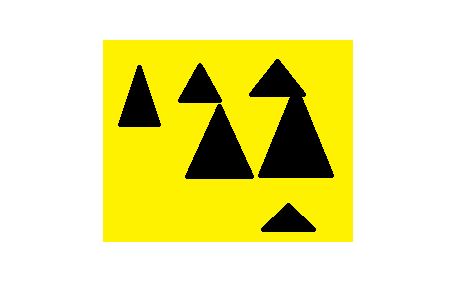
#> input picture database/obj_1.png, 464 x 296 px; its folder holds only this picture in this run
$ python tester.py
#> lines starting #> are read from the running program, lines starting #| are printed output that depends on the picture
### randomimage.py
import os
import random

from PIL import Image


def _get_random_image(debug, folder):
    imgs = os.listdir(folder)
    random_image_index = random.randrange(0, len(imgs))
    chosen = Image.open(os.path.join(folder, imgs[random_image_index]))
    chosen = chosen.convert("RGBA")
    if debug:
        chosen.show()
    return chosen, imgs[random_image_index]


def _get_random_angle():
    return random.randrange(-180, 180)


def _rotate_image(image, angle):
    rotated = image.rotate(angle, expand=True)
    mask = Image.new("RGBA", rotated.size, (255,) * 4)
    rotated = Image.composite(rotated, mask, rotated)
    return rotated


def _get_random_coords(imsize, basesize):
    x, y = imsize
    bw, bh = basesize
    rndx = random.randrange(0, bw - x)
    rndy = random.randrange(0, bh - y)
    cx = round(x / 2) + rndx
    cy = round(y / 2) + rndy
    return (rndx, rndy), (cx, cy)


def random_image(debug, folder, basesize):
    baseimage = Image.new('RGBA', basesize, (255, 0, 255))

    chosen, filename = _get_random_image(debug, folder)
    angle = _get_random_angle()

    rotated = _rotate_image(chosen, angle)

    topleft, center = _get_random_coords(rotated.size, baseimage.size)
    baseimage.paste(rotated, topleft)
    if debug:
        baseimage.show()
    return baseimage, filename, center, angle

### opencvtest.py
import cv2
import numpy as np

minHessian = 400

minmatches = 10


def try_image(debug, template, source):
    # Detect features for template and sour
    detector: cv2.SIFT = cv2.SIFT_create()
    kp1, dsc1 = detector.detectAndCompute(template, None)
    kp2, dsc2 = detector.detectAndCompute(source, None)

    # Match both sets of features
    matcher: cv2.FlannBasedMatcher = cv2.FlannBasedMatcher_create()
    knn_matches = matcher.knnMatch(dsc1, dsc2, 2)

    # Filter only matches > 50%
    ratio_tresh = 0.5
    good_matches = []
    for m, n in knn_matches:
        if m.distance < ratio_tresh * n.distance:
            good_matches.append(m)

    if debug:
        matches = cv2.drawMatches(template, kp1, source, kp2, good_matches, None,
                                  flags=cv2.DRAW_MATCHES_FLAGS_DRAW_RICH_KEYPOINTS)
        cv2.imshow("Matches", matches)
        cv2.waitKey()

    # If not enough matches, this is not the right image
    if len(good_matches) < minmatches:
        return None, None

    # Reshape the arrays containing the matches
    src = np.float32([kp1[m.queryIdx].pt for m in good_matches]).reshape(-1, 1, 2)
    dest = np.float32([kp2[m.trainIdx].pt for m in good_matches]).reshape(-1, 1, 2)

    # Estimates the transformation matrix to get to source from template
    Matrix, mask = cv2.estimateAffine2D(src, dest)

    # Extract rotation from matrix
    angle = round(-np.degrees(np.arctan2(-Matrix[0, 1], Matrix[0, 0])))

    # Apply matrix to template center to get center in source
    h, w, ch = template.shape
    normal_center = np.array([w / 2, h / 2])
    points = np.array([normal_center])
    ones = np.ones(shape=(len(points), 1))
    points_ones = np.hstack([points, ones])

    transformed = Matrix.dot(points_ones.T).T

    final_center = (round(transformed[0][0]), round(transformed[0][1]))

    return angle, final_center


# [5 lines left out: function rotate_image, not called in this run]


def try_all(debug, folder: str, file_names: [str], base_image: np.array):
    angle, filename, translation = None, None, None
    for i in file_names:
        loaded = cv2.imread(folder + "/" + i)
        angle, translation = try_image(debug, loaded, base_image)
        if angle is None:
            continue
        else:
            filename = i
            break
    return filename, translation, angle

### tester.py
import math
import os
import timeit

import cv2
import numpy as np

import opencvtest
import randomimage

dbfolder = "database"

imsize = (800, 600)

images = os.listdir(dbfolder)

debug = False


def get_image(enable_debug):
    img, filename, p, a = randomimage.random_image(enable_debug, dbfolder, imsize)
    return cv2.cvtColor(np.array(img), cv2.COLOR_RGBA2BGRA), filename, p, a


def absdist(pos1, pos2):
    return math.sqrt((pos1[0] - pos2[0]) ** 2 + (pos1[1] - pos2[1]) ** 2)


class TestRun:
    image: np.array = None
    filename: str = None
    angle: float = None
    pos: (float, float) = None
    estim_filename: str = None
    estim_angle: float = None
    estim_pos: (float, float) = None

    def __init__(self):
        self.image, self.filename, self.pos, self.angle = get_image(debug)
#> in _get_random_image, chosen is the input picture: PIL image 464x296 RGB; mean R, G, B 234.4, 230.7, 161.2
#> in random_image, `chosen, filename = _get_random_image(debug, folder)`: filename = 'obj_1.png'
#> in get_image, `img, filename, p, a = randomimage.random_image(enable_debug, dbfolder,..`: p = (285, 288); a = 35

    def run_estim(self):
        self.estim_filename, self.estim_pos, self.estim_angle = opencvtest.try_all(debug, dbfolder, images, self.image)

    def check_estim(self):
        return self.filename == self.estim_filename, absdist(self.pos, self.estim_pos), math.fabs(
            self.angle - self.estim_angle)

    def __str__(self):
        return f"pos : {self.pos}, angle: {self.angle}, filename: {self.filename}, estim_pos: {self.estim_pos}, estim_filename: {self.estim_filename}, estim_angle: {self.estim_angle}"


test_array = []


def single_run():
    run = TestRun()
#> in __init__, `self.image, self.filename, self.pos, self.angle = get_image(debug)`: self.filename = 'obj_1.png'; self.pos = (285, 288); self.angle = 35
    run.run_estim()
#> in try_image, `kp1, dsc1 = detector.detectAndCompute(template, None)`: kp1 = 74 keypoints; strongest (x, y, size): (288, 221, 20.9), (139, 109, 26.1), (199, 88, 21.3), (218, 156, 33.6)
#> in try_image, `kp2, dsc2 = detector.detectAndCompute(source, None)`: kp2 = 101 keypoints; strongest (x, y, size): (373, 315, 20.9), (187, 310, 26), (224, 257, 21.4), (278, 303, 33.6)
#> in try_image, `knn_matches = matcher.knnMatch(dsc1, dsc2, 2)`: knn_matches = 74 matches
#> in try_image, `knn_matches = matcher.knnMatch(dsc1, dsc2, 2)`:
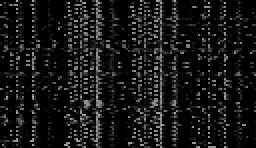
#> dsc1: shape (74, 128) float32 (shown 2 times larger); min 0, max 172, mean 21.7
#> the loop in try_image, `for m, n in knn_matches:` made 74 passes
#> after the loop in try_image, `for m, n in knn_matches:`: good_matches = 31 matches
#> in try_image, `src = np.float32([kp1[m.queryIdx].pt for m in good_matches]).reshape(-..`: src = 31 rows, first 8: [105.3, 42.31], [105.3, 42.31], [110.9, 48.08], [110.9, 48.08], [138.8, 109.4], [164.7, 92.9], [183.5, 126.9], [199.3, 87.63]
#> in try_image, `dest = np.float32([kp2[m.trainIdx].pt for m in good_matches]).reshape(..`: dest = 31 rows, first 8: [121.4, 274.1], [121.4, 274.1], [128.5, 275.4], [128.5, 275.4], [186.8, 310], [197.6, 280.1], [232.5, 298.2], [224.1, 257.3]
#> in try_image, `Matrix, mask = cv2.estimateAffine2D(src, dest)`: Matrix = [[0.821, 0.569, 10.19], [-0.575, 0.821, 299.7]]; mask = 31 values, max 1 at index 0, min 0 at index 23, mean 0.903
#> in try_image, `angle = round(-np.degrees(np.arctan2(-Matrix[0, 1], Matrix[0, 0])))`: angle = 35
#> in try_image, `transformed = Matrix.dot(points_ones.T).T`: transformed = [[285, 287.7]]
#> in try_image, `final_center = (round(transformed[0][0]), round(transformed[0][1]))`: final_center = (285, 288)
#> in try_all, `angle, translation = try_image(debug, loaded, base_image)`: angle = 35; translation = (285, 288)
#> in run_estim, `self.estim_filename, self.estim_pos, self.estim_angle = opencvtest.try..`: self.estim_filename = 'obj_1.png'; self.estim_pos = (285, 288); self.estim_angle = 35
    if len(test_array) % 10 == 0:
        print(len(test_array))
    test_array.append(run)


def all_runs():
    num = 50 if not debug else 1
    print(f"Starting {num} tests")
    time = timeit.timeit(single_run, number=num)
#> in __init__ (call 2), `self.image, self.filename, self.pos, self.angle = get_image(debug)`:
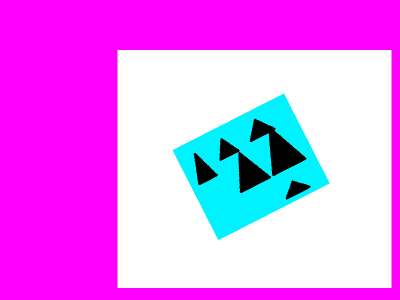
#> self.image: shape (600, 800, 4) (shown at 1/2 size); mean R, G, B, A 228.2, 131.6, 249.1, 255
#> in __init__ (call 2), `self.image, self.filename, self.pos, self.angle = get_image(debug)`: self.pos = (509, 338); self.angle = 27
#> in try_image (call 2), `kp2, dsc2 = detector.detectAndCompute(source, None)`: kp2 = 104 keypoints; strongest (x, y, size): (593, 377, 20.9), (453, 299, 21.3), (570, 310, 38.5), (518, 258, 23)
#> the loop in try_image (call 2), `for m, n in knn_matches:` made 74 passes
#> after the loop in try_image (call 2), `for m, n in knn_matches:`: good_matches = 27 matches
#> in try_image (call 2), `src = np.float32([kp1[m.queryIdx].pt for m in good_matches]).reshape(-..`: src = 27 rows, first 8: [110.9, 48.08], [110.9, 48.08], [164.7, 92.9], [183.5, 126.9], [199.3, 87.63], [204.6, 111.2], [204.6, 111.2], [250.7, 176]
#> in try_image (call 2), `dest = np.float32([kp2[m.trainIdx].pt for m in good_matches]).reshape(..`: dest = 27 rows, first 8: [356.2, 303.9], [356.2, 303.9], [423.5, 318.4], [455.8, 341.2], [452.8, 298.9], [467.9, 317.5], [467.9, 317.5], [538.8, 354.3]
#> in try_image (call 3), `kp2, dsc2 = detector.detectAndCompute(source, None)`: kp2 = 116 keypoints; strongest (x, y, size): (508, 292, 21), (342, 378, 26), (350, 314, 21.4), (419, 328, 33.7)
#> in try_image (call 3), `src = np.float32([kp1[m.queryIdx].pt for m in good_matches]).reshape(-..`: src = 27 rows, first 8: [110.9, 48.08], [110.9, 48.08], [138.8, 109.4], [164.7, 92.9], [199.3, 87.63], [199.8, 70.98], [199.8, 70.98], [204.6, 111.2]
#> in try_image (call 3), `dest = np.float32([kp2[m.trainIdx].pt for m in good_matches]).reshape(..`: dest = 27 rows, first 8: [274.8, 375.7], [274.8, 375.7], [342.4, 377.7], [338.8, 346.9], [350, 313.8], [334.9, 306.1], [334.9, 306.1], [372.9, 318.2]
#> in __init__ (call 4), `self.image, self.filename, self.pos, self.angle = get_image(debug)`:
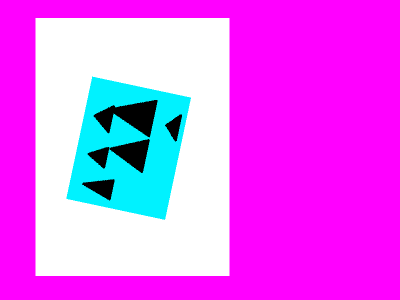
#> self.image: shape (600, 800, 4) (shown at 1/2 size); mean R, G, B, A 228.2, 99.4, 249.1, 255
#> in __init__ (call 4), `self.image, self.filename, self.pos, self.angle = get_image(debug)`: self.pos = (265, 294); self.angle = 78
#> in try_image (call 4), `kp2, dsc2 = detector.detectAndCompute(source, None)`: kp2 = 92 keypoints; strongest (x, y, size): (348, 254, 20.9), (208, 377, 26.1), (199, 313, 21.3), (270, 309, 33.7)
#> after the loop in try_image (call 4), `for m, n in knn_matches:`: good_matches = 42 matches
#> in try_image (call 4), `src = np.float32([kp1[m.queryIdx].pt for m in good_matches]).reshape(-..`: src = 42 rows, first 8: [105.3, 42.31], [105.3, 42.31], [110.9, 48.08], [110.9, 48.08], [138.8, 109.4], [164.7, 92.9], [184.8, 97.56], [184.8, 97.56]
#> in try_image (call 4), `dest = np.float32([kp2[m.trainIdx].pt for m in good_matches]).reshape(..`: dest = 42 rows, first 8: [325.5, 433], [325.5, 433], [142, 391.1], [142, 391.1], [207.9, 376.8], [197, 347.8], [205.8, 329.2], [205.8, 329.2]
#> in __init__ (call 5), `self.image, self.filename, self.pos, self.angle = get_image(debug)`:
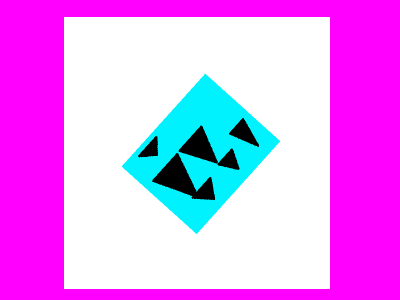
#> self.image: shape (600, 800, 4) (shown at 1/2 size); mean R, G, B, A 228.2, 146.8, 249.1, 255
#> in __init__ (call 5), `self.image, self.filename, self.pos, self.angle = get_image(debug)`: self.pos = (394, 306); self.angle = -132
#> in try_image (call 5), `kp2, dsc2 = detector.detectAndCompute(source, None)`: kp2 = 101 keypoints; strongest (x, y, size): (302, 299, 21), (484, 262, 26), (460, 322, 21.4), (397, 289, 33.7)
#> after the loop in try_image (call 5), `for m, n in knn_matches:`: good_matches = 29 matches
#> in try_image (call 5), `src = np.float32([kp1[m.queryIdx].pt for m in good_matches]).reshape(-..`: src = 29 rows, first 8: [138.8, 109.4], [164.7, 92.9], [183.5, 126.9], [188.3, 175.7], [199.3, 87.63], [199.8, 70.98], [215, 104.7], [217.9, 156.1]
#> in try_image (call 5), `dest = np.float32([kp2[m.trainIdx].pt for m in good_matches]).reshape(..`: dest = 29 rows, first 8: [484.3, 262.2], [480.1, 293.3], [441.6, 286.5], [402.2, 254.9], [459.9, 321.8], [471.9, 333.3], [437.4, 321.3], [396.9, 289.3]
#> in _rotate_image (call 6), `rotated = image.rotate(angle, expand=True)`:
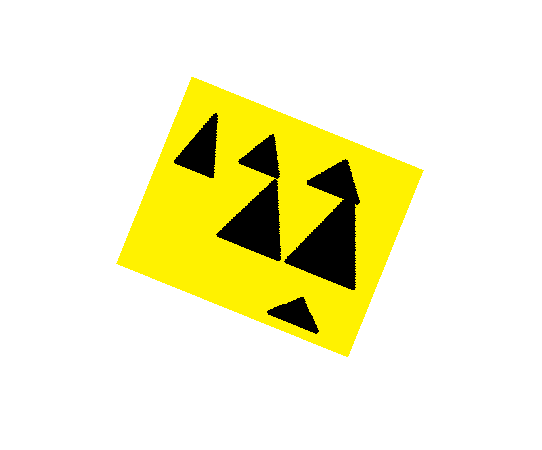
#> rotated: PIL image 542x450 RGBA; mean R, G, B, A 132, 129.9, 90.8, 143.6; transparent parts drawn white
#> in random_image (call 6), `baseimage.paste(rotated, topleft)`:
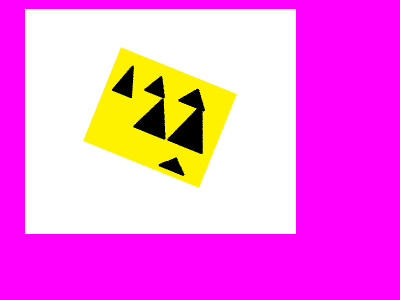
#> baseimage: PIL image 800x600 RGBA (shown at 1/2 size); mean R, G, B, A 249.1, 122.6, 228.2, 255
#> in __init__ (call 6), `self.image, self.filename, self.pos, self.angle = get_image(debug)`:
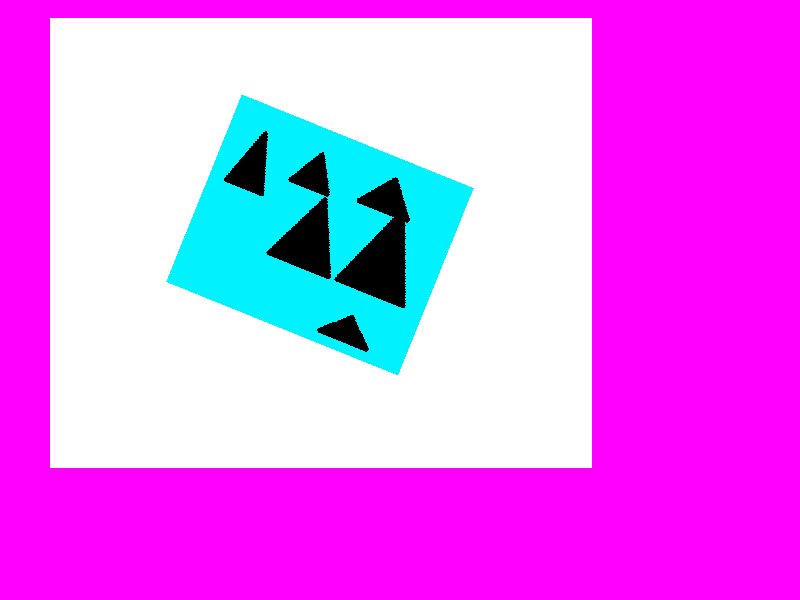
#> self.image: shape (600, 800, 4); mean R, G, B, A 228.2, 122.6, 249.1, 255
#> in __init__ (call 6), `self.image, self.filename, self.pos, self.angle = get_image(debug)`: self.pos = (321, 243); self.angle = -22
#> in try_image (call 6), `kp2, dsc2 = detector.detectAndCompute(source, None)`: kp2 = 110 keypoints; strongest (x, y, size): (346, 332, 21), (249, 172, 26.1), (313, 175, 21.3), (304, 245, 33.6)
#> (the rest of the program and of its run is left out)
